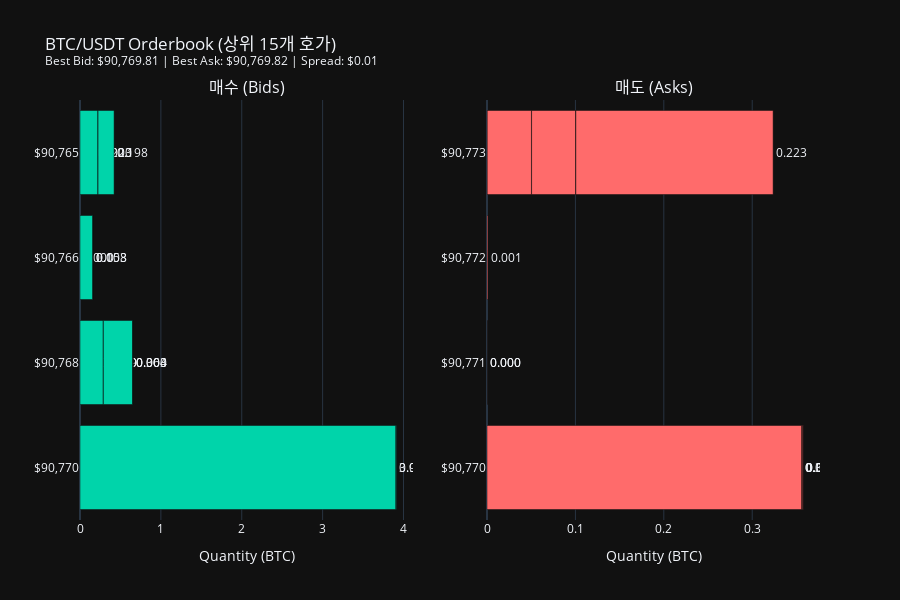

The notebook cell saved with this chart:
### Markdown cell above
---

## 5. Orderbook 히트맵 시각화

### 개념 설명

**Orderbook 히트맵**은 가격별 주문량을 색상 강도로 표현합니다.

- **진한 색상**: 큰 주문량 ("벽"이라고 부름)
- **연한 색상**: 작은 주문량

트레이더들은 히트맵을 통해:
1. 지지/저항 수준 파악
2. 큰 주문(고래)의 위치 확인
3. 주문 취소/추가 패턴 관찰

### Code cell
# 현재 Orderbook 스냅샷 시각화
current_state = processor.current

if current_state:
    # 데이터 준비
    bid_prices = current_state.bid_prices[:15]
    bid_qtys = current_state.bid_quantities[:15]
    ask_prices = current_state.ask_prices[:15]
    ask_qtys = current_state.ask_quantities[:15]
    
    fig = make_subplots(
        rows=1, cols=2,
        subplot_titles=('매수 (Bids)', '매도 (Asks)'),
        horizontal_spacing=0.1
    )
    
    # 매수 호가 (가로 막대)
    fig.add_trace(
        go.Bar(
            y=[f"${p:,.0f}" for p in bid_prices],
            x=bid_qtys,
            orientation='h',
            name='Bids',
            marker_color='#00D4AA',
            text=[f"{q:.3f}" for q in bid_qtys],
            textposition='outside'
        ),
        row=1, col=1
    )
    
    # 매도 호가 (가로 막대)
    fig.add_trace(
        go.Bar(
            y=[f"${p:,.0f}" for p in ask_prices],
            x=ask_qtys,
            orientation='h',
            name='Asks',
            marker_color='#FF6B6B',
            text=[f"{q:.3f}" for q in ask_qtys],
            textposition='outside'
        ),
        row=1, col=2
    )
    
    fig.update_layout(
        title=f'BTC/USDT Orderbook (상위 15개 호가)<br>'
              f'<sup>Best Bid: ${current_state.best_bid[0]:,.2f} | '
              f'Best Ask: ${current_state.best_ask[0]:,.2f} | '
              f'Spread: ${current_state.spread:.2f}</sup>',
        height=600,
        template='plotly_dark',
        showlegend=False
    )
    
    fig.update_xaxes(title_text='Quantity (BTC)', row=1, col=1)
    fig.update_xaxes(title_text='Quantity (BTC)', row=1, col=2)
    
    fig.show()
else:
    print("데이터가 없습니다. 먼저 데이터를 수집하세요.")

### Figure 1 — Plotly figure (JSON) as saved in the notebook; plotly's stock layout.template omitted (floating-point values rounded to 4 significant figures)
{"data": [{"marker": {"color": "#00D4AA"}, "name": "Bids", "orientation": "h", "text": ["3.906", "0.006", "0.000", "0.289", "0.000", "0.364", "0.003", "0.000", "0.000", "0.158", "0.003", "0.000", "0.223", "0.000", "0.198"], "textposition": "outside", "type": "bar", "x": [3.906, 0.00587, 0.00012, 0.2888, 0.00012, 0.3637, 0.00264, 6e-05, 0.00018, 0.1577, 0.00262, 0.00012, 0.2231, 6e-05, 0.1982], "xaxis": "x", "y": ["$90,770", "$90,770", "$90,768", "$90,768", "$90,768", "$90,768", "$90,768", "$90,768", "$90,766", "$90,766", "$90,766", "$90,765", "$90,765", "$90,765", "$90,765"], "yaxis": "y"}, {"marker": {"color": "#FF6B6B"}, "name": "Asks", "orientation": "h", "text": ["0.356", "0.001", "0.001", "0.000", "0.000", "0.000", "0.001", "0.000", "0.000", "0.000", "0.050", "0.000", "0.050", "0.000", "0.223"], "textposition": "outside", "type": "bar", "x": [0.356, 0.00072, 0.001, 6e-05, 6e-05, 7e-05, 0.00106, 6e-05, 6e-05, 0.00012, 0.05006, 0.00012, 0.05, 6e-05, 0.2231], "xaxis": "x2", "y": ["$90,770", "$90,770", "$90,770", "$90,770", "$90,771", "$90,771", "$90,772", "$90,773", "$90,773", "$90,773", "$90,773", "$90,773", "$90,773", "$90,773", "$90,773"], "yaxis": "y2"}], "layout": {"annotations": [{"font": {"size": 16}, "showarrow": false, "text": "매수 (Bids)", "x": 0.225, "xanchor": "center", "xref": "paper", "y": 1, "yanchor": "bottom", "yref": "paper"}, {"font": {"size": 16}, "showarrow": false, "text": "매도 (Asks)", "x": 0.775, "xanchor": "center", "xref": "paper", "y": 1, "yanchor": "bottom", "yref": "paper"}], "height": 600, "showlegend": false, "title": {"text": "BTC/USDT Orderbook (상위 15개 호가)<br><sup>Best Bid: $90,769.81 | Best Ask: $90,769.82 | Spread: $0.01</sup>"}, "xaxis": {"anchor": "y", "domain": [0, 0.45], "title": {"text": "Quantity (BTC)"}}, "xaxis2": {"anchor": "y2", "domain": [0.55, 1], "title": {"text": "Quantity (BTC)"}}, "yaxis": {"anchor": "x", "domain": [0, 1]}, "yaxis2": {"anchor": "x2", "domain": [0, 1]}}}
